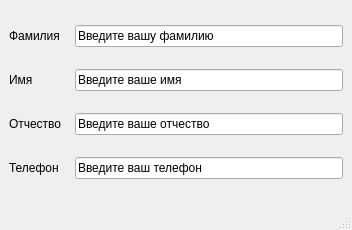
<?xml version="1.0" encoding="UTF-8"?>
<ui version="4.0">
 <class>MainWindow</class>
 <widget class="QMainWindow" name="MainWindow">
  <property name="geometry">
   <rect>
    <x>0</x>
    <y>0</y>
    <width>352</width>
    <height>230</height>
   </rect>
  </property>
  <property name="windowTitle">
   <string>MainWindow</string>
  </property>
  <widget class="QWidget" name="centralwidget">
   <layout class="QVBoxLayout" name="verticalLayout">
    <item>
     <layout class="QHBoxLayout" name="horizontalLayout">
      <property name="sizeConstraint">
       <enum>QLayout::SizeConstraint::SetNoConstraint</enum>
      </property>
      <item>
       <widget class="QLabel" name="label">
        <property name="minimumSize">
         <size>
          <width>60</width>
          <height>10</height>
         </size>
        </property>
        <property name="text">
         <string>Фамилия</string>
        </property>
       </widget>
      </item>
      <item>
       <widget class="QLineEdit" name="lineEdit">
        <property name="minimumSize">
         <size>
          <width>150</width>
          <height>10</height>
         </size>
        </property>
        <property name="text">
         <string>Введите вашу фамилию</string>
        </property>
       </widget>
      </item>
     </layout>
    </item>
    <item>
     <layout class="QHBoxLayout" name="horizontalLayout_2">
      <property name="sizeConstraint">
       <enum>QLayout::SizeConstraint::SetNoConstraint</enum>
      </property>
      <item>
       <widget class="QLabel" name="label_2">
        <property name="minimumSize">
         <size>
          <width>60</width>
          <height>10</height>
         </size>
        </property>
        <property name="text">
         <string>Имя</string>
        </property>
       </widget>
      </item>
      <item>
       <widget class="QLineEdit" name="lineEdit_2">
        <property name="minimumSize">
         <size>
          <width>150</width>
          <height>10</height>
         </size>
        </property>
        <property name="text">
         <string>Введите ваше имя</string>
        </property>
       </widget>
      </item>
     </layout>
    </item>
    <item>
     <layout class="QHBoxLayout" name="horizontalLayout_3">
      <property name="sizeConstraint">
       <enum>QLayout::SizeConstraint::SetNoConstraint</enum>
      </property>
      <item>
       <widget class="QLabel" name="label_3">
        <property name="minimumSize">
         <size>
          <width>60</width>
          <height>10</height>
         </size>
        </property>
        <property name="text">
         <string>Отчество</string>
        </property>
       </widget>
      </item>
      <item>
       <widget class="QLineEdit" name="lineEdit_3">
        <property name="minimumSize">
         <size>
          <width>150</width>
          <height>10</height>
         </size>
        </property>
        <property name="text">
         <string>Введите ваше отчество</string>
        </property>
       </widget>
      </item>
     </layout>
    </item>
    <item>
     <layout class="QHBoxLayout" name="horizontalLayout_4">
      <property name="sizeConstraint">
       <enum>QLayout::SizeConstraint::SetNoConstraint</enum>
      </property>
      <item>
       <widget class="QLabel" name="label_4">
        <property name="minimumSize">
         <size>
          <width>60</width>
          <height>10</height>
         </size>
        </property>
        <property name="text">
         <string>Телефон</string>
        </property>
       </widget>
      </item>
      <item>
       <widget class="QLineEdit" name="lineEdit_4">
        <property name="minimumSize">
         <size>
          <width>150</width>
          <height>10</height>
         </size>
        </property>
        <property name="text">
         <string>Введите ваш телефон</string>
        </property>
       </widget>
      </item>
     </layout>
    </item>
   </layout>
  </widget>
  <widget class="QMenuBar" name="menubar">
   <property name="geometry">
    <rect>
     <x>0</x>
     <y>0</y>
     <width>352</width>
     <height>22</height>
    </rect>
   </property>
  </widget>
  <widget class="QStatusBar" name="statusbar"/>
 </widget>
 <resources/>
 <connections/>
</ui>
